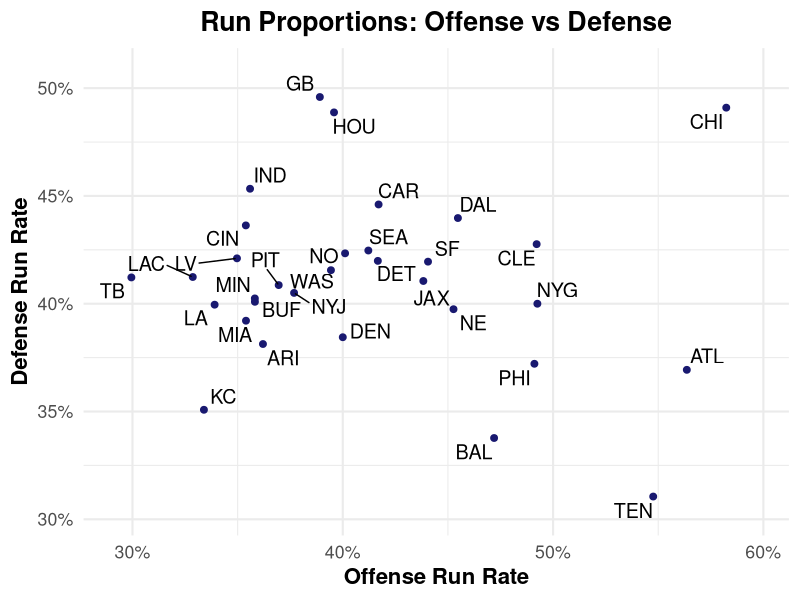

R code for this plot:
## ---- chunk 1

team_props <- data.frame(
  team = c("ARI", "ATL", "BAL", "BUF", "CAR", "CHI", "CIN", "CLE", "DAL", "DEN", "DET", "GB", "HOU", "IND", "JAX", "KC", "LA", "LAC", "LV", "MIA", "MIN", "NE", "NO", "NYG", "NYJ", "PHI", "PIT", "SEA", "SF", "TB", "TEN", "WAS"),
  offense_run_prop = c(0.3620387, 0.5636008, 0.4719536, 0.3582090, 0.4170306, 0.5823529, 0.3539020, 0.4921875, 0.4547461, 0.4000000, 0.4166667, 0.3890909, 0.3958333, 0.3559028, 0.4383057, 0.3339658, 0.3390558, 0.3286573, 0.3496802, 0.3539652, 0.3581781, 0.4526515, 0.4010889, 0.4925373, 0.3768382, 0.4911243, 0.3695198, 0.4121475, 0.4405286, 0.2994652, 0.5476190, 0.3943662),
  defense_run_prop = c(0.3813084, 0.3693380, 0.3377111, 0.4008909, 0.4460432, 0.4909457, 0.4363296, 0.4276316, 0.4397463, 0.3844581, 0.4198783, 0.4958848, 0.4887526, 0.4533333, 0.4105461, 0.3508065, 0.3995536, 0.4123932, 0.4210526, 0.3921201, 0.4024641, 0.3974592, 0.4233716, 0.4000000, 0.4050179, 0.3721414, 0.4086444, 0.4246824, 0.4195122, 0.4121996, 0.3105590, 0.4155598)
)

library(ggplot2)
library(ggrepel)
library(scales)

x_limits <- c(min(team_props$offense_run_prop) * 0.975, max(team_props$offense_run_prop) * 1.025)
y_limits <- c(min(team_props$defense_run_prop) * 0.975, max(team_props$defense_run_prop) * 1.025)

ggplot(team_props, aes(x = offense_run_prop, y = defense_run_prop)) +
  geom_point(color = "midnightblue", size = 2) +
  ggrepel::geom_text_repel(aes(label = team), size = 5, max.overlaps = 30) +
  scale_x_continuous(labels = scales::percent_format(accuracy = 1), limits = x_limits) +
  scale_y_continuous(labels = scales::percent_format(accuracy = 1), limits = y_limits) +
  labs(
    title = "Run Proportions: Offense vs Defense",
    x = "Offense Run Rate",
    y = "Defense Run Rate"
  ) +
  theme_minimal(base_size = 16) +
  theme(
    axis.title.x = element_text(face = "bold"),
    axis.title.y = element_text(face = "bold"),
    plot.title = element_text(face = "bold", hjust = 0.5)
  )

